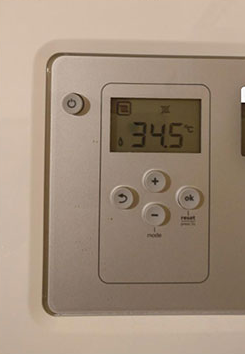
#> input picture Python/HW3/cooler.PNG, 245 x 354 px
$ python phase3.py
#> lines starting #> are read from the running program, lines starting #| are printed output that depends on the picture; after the words box and inside, x2 and y2 are one past the last pixel; in counts of white or black regions, pixels touching at a corner belong together
import cv2
import numpy as np
import imutils

segW, segH = 40, 10
seven_segment = [
    ((0, 0), "h"),
    ((0, 0), "v"),
    ((segW - segH, 0), "v"),
    ((0, segW - segH), "h"),
    ((0, segW - segH), "v"),
    ((segW - segH, segW - segH), "v"),
    ((0, 2 * segW - segH), "h")
]

numbers = [
    (0, 1, 2, 4, 5, 6),
    (2, 5),
    (0, 2, 3, 4, 6),
    (0, 2, 3, 5, 6),
    (1, 2, 3, 5),
    (0, 1, 3, 5, 6),
    (0, 1, 3, 4, 5, 6),
    (0, 2, 5),
    (0, 1, 2, 3, 4, 5, 6),
    (0, 1, 2, 3, 5, 6)
]

color_image = cv2.imread("cooler.PNG")
#> color_image is the input picture: shape (354, 245, 3); mean B, G, R 124.4, 142.6, 161.7
img = cv2.cvtColor(color_image, cv2.COLOR_BGR2GRAY)
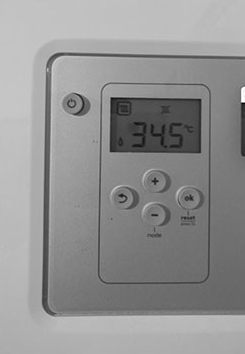
#> img: shape (354, 245); min 5, max 255, mean 146.2

edges = cv2.Canny(img, 200, 255)
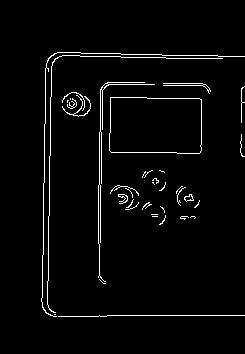
#> edges: shape (354, 245); 2.9% white in thin lines or dots, all inside (x1, y1, x2, y2) = (41, 52, 245, 317)
cnts, _ = cv2.findContours(edges, cv2.RETR_EXTERNAL, cv2.CHAIN_APPROX_SIMPLE)
#> cnts = 37 contours, 33 with area under 20; largest, box (x1, y1, x2, y2) and area: (109, 97, 202, 154) 4986, (184, 194, 194, 202) 38, (118, 194, 128, 204) 36, (98, 82, 155, 282) 26
cnts = sorted(cnts, key=cv2.contourArea, reverse=True)

for contour in cnts:
    arc = cv2.arcLength(contour, True)
    approx = cv2.approxPolyDP(contour, 0.01 * arc, True)
    if len(approx) == 4:
        p1, p2, p3, p4 = approx
        x1 = min(p1[0][0], p2[0][0])
        y1 = min(p1[0][1], p2[0][1])
        x2 = max(p3[0][0], p4[0][0])
        y2 = max(p3[0][1], p4[0][1])
        display = img[y1: y2, x1: x2]
        color_display = color_image[y1: y2, x1: x2]
        break
#> this loop made 1 pass
#> (arc, p2, p3, p4, x1, y1, x2, y2) on pass 1: (292.1, [[111, 152]], [[200, 152]], [[201, 99]], 110, 97, 201, 152)
#> pass 1, `display = img[y1: y2, x1: x2]`:
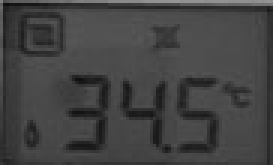
#> display: shape (55, 91) (shown 3 times larger); min 14, max 150, mean 67
#> pass 1, `color_display = color_image[y1: y2, x1: x2]`:
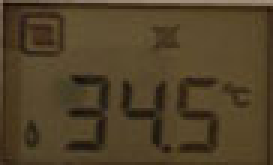
#> color_display: shape (55, 91, 3) (shown 3 times larger); mean B, G, R 40.2, 65.2, 80.7

_, thresh = cv2.threshold(display, 60, 255, cv2.THRESH_BINARY_INV)
#> thresh: shape (55, 91); 27.6% white; 18 white regions (10 under 20 px), largest, box (x1, y1, x2, y2) and area: (0, 1, 91, 55) 669, (21, 25, 37, 51) 202, (59, 26, 73, 51) 175
thresh = cv2.morphologyEx(thresh, cv2.MORPH_OPEN, np.ones((3, 3)))
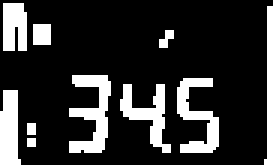
#> thresh: shape (55, 91) (shown 3 times larger); 19.3% white; 10 white regions (3 under 20 px)

contours, _ = cv2.findContours(
    thresh, cv2.RETR_EXTERNAL, cv2.CHAIN_APPROX_SIMPLE)
#> contours = 10 contours, 3 with area under 20; largest, box (x1, y1, x2, y2) and area: (23, 25, 37, 51) 142, (59, 26, 73, 51) 120, (0, 30, 7, 55) 115, (40, 28, 57, 51) 110, (1, 1, 9, 17) 88, (88, 2, 91, 55) 54, (11, 8, 17, 15) 30
boxes = sorted(map(cv2.boundingRect, contours))
#> boxes = [(0, 30, 7, 25), (1, 1, 8, 16), (9, 41, 3, 4), (9, 46, 3, 3), (11, 8, 6, 7), (23, 25, 14, 26), (40, 28, 17, 23), (53, 10, 5, 6), (59, 26, 14, 25), (88, 2, 3, 53)]
for box in boxes:
    x, y, w, h = box
    if w > 10 and 20 < h < 30:
        digit = cv2.resize(thresh[y: y + h, x: x + w], (segW, 2 * segW))
        segments = []
        for i in range(7):
            (x1, y1), align = seven_segment[i]
            w1 = segW if align == "h" else segH
            h1 = segW if align == "v" else segH
            thresh_part = digit[y1: y1 + h1, x1: x1 + w1]
            if np.count_nonzero(thresh_part) / (segW * segH) > 0.5:
                segments.append(i)
        segments = tuple(segments)
        if segments in numbers:
            num = numbers.index(segments)
            cv2.rectangle(color_display, (x, y),
                          (x + w, y + h), (0, 255, 0), 1)
            cv2.putText(color_display, str(num), (x, y - 5),
                        cv2.FONT_HERSHEY_COMPLEX, 0.7, (0, 255, 0), 2)
#> this loop made 10 passes
#> (x, y, w, h, segments) on passes 6, 7, 9: (23, 25, 14, 26, (0, 2, 3, 5, 6)), (40, 28, 17, 23, (1, 2, 3, 5)), (59, 26, 14, 25, (0, 1, 3, 5, 6))
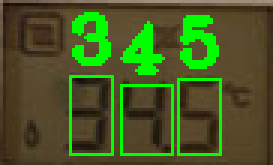
#> color_display: shape (55, 91, 3) (shown 3 times larger); 12.99% of pixels changed, all inside (x1, y1, x2, y2) = (23, 4, 74, 52)

cv2.imshow("cropped", imutils.resize(color_display, width=300))
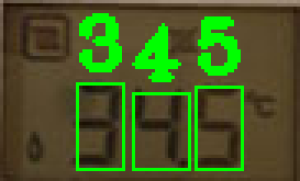
#> window 'cropped': shape (181, 300, 3); mean B, G, R 34.4, 89, 69.3
cv2.waitKey(0)
cv2.destroyAllWindows()
